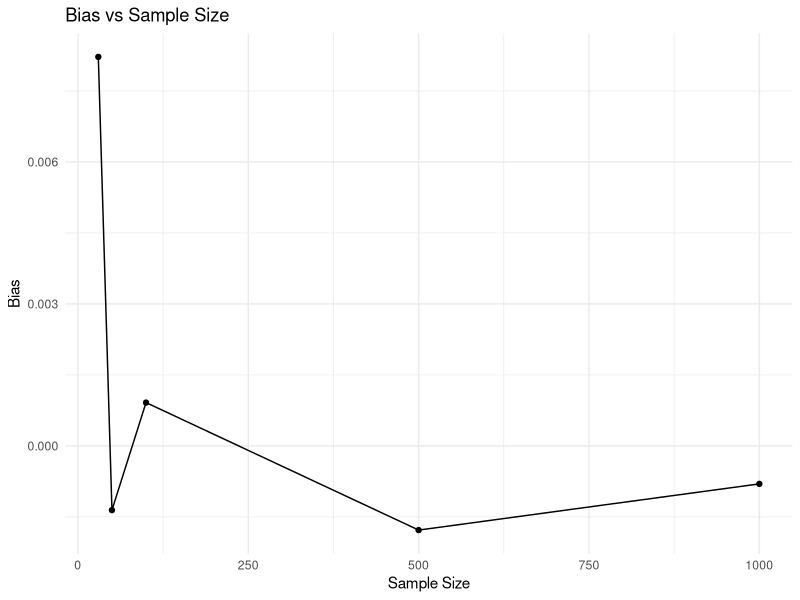
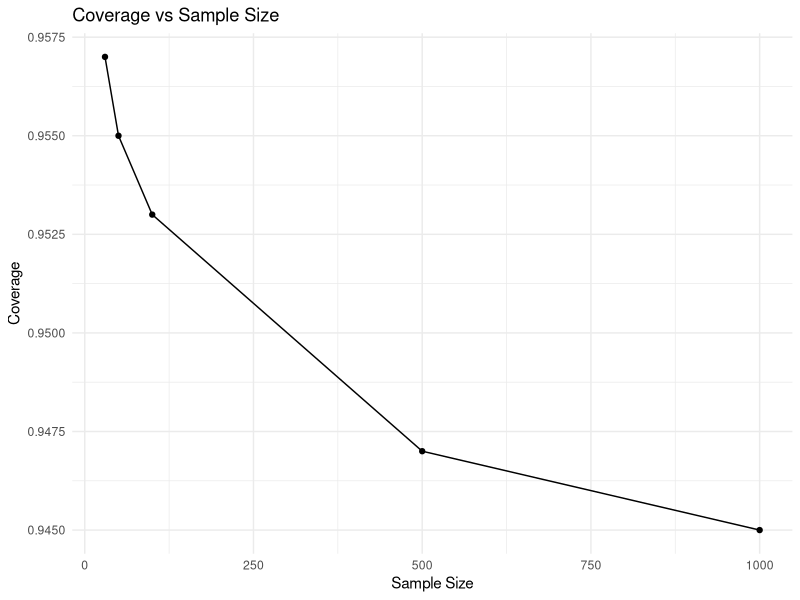

Generate these figures, in order, with R:
## ---- chunk 1
library(tidyverse)

set.seed(123)

simulate_study <- function(n, beta0 = 0, beta1 = 1, sigma = 1, reps = 1000) {
  estimates <- numeric(reps)
  coverage <- numeric(reps)
  
  for (i in 1:reps) {
    x <- rnorm(n)
    y <- beta0 + beta1 * x + rnorm(n, sd = sigma)
    model <- lm(y ~ x)
    est <- coef(model)["x"]
    ci <- confint(model)["x", ]
    
    estimates[i] <- est
    coverage[i] <- beta1 >= ci[1] && beta1 <= ci[2]
  }
  
  list(
    mean_estimate = mean(estimates),
    bias = mean(estimates) - beta1,
    coverage = mean(coverage)
  )
}

# Run the simulation
results <- simulate_study(n = 100)
results
## ---- chunk 2
results_df <- data.frame(
  Metric = c("Mean Estimate", "Bias", "Coverage"),
  Value = c(results$mean_estimate, results$bias, results$coverage)
)
results_df
## ---- chunk 3
sample_sizes <- c(30, 50, 100, 500, 1000)
simulation_results <- lapply(sample_sizes, function(n) {
  res <- simulate_study(n)
  data.frame(n = n, bias = res$bias, coverage = res$coverage)
})

sim_df <- do.call(rbind, simulation_results)
sim_df
## ---- chunk 4
ggplot(sim_df, aes(x = n, y = bias)) +
  geom_line() + geom_point() +
  labs(title = "Bias vs Sample Size", x = "Sample Size", y = "Bias") +
  theme_minimal()
## ---- chunk 5
ggplot(sim_df, aes(x = n, y = coverage)) +
  geom_line() + geom_point() +
  labs(title = "Coverage vs Sample Size", x = "Sample Size", y = "Coverage") +
  theme_minimal()
